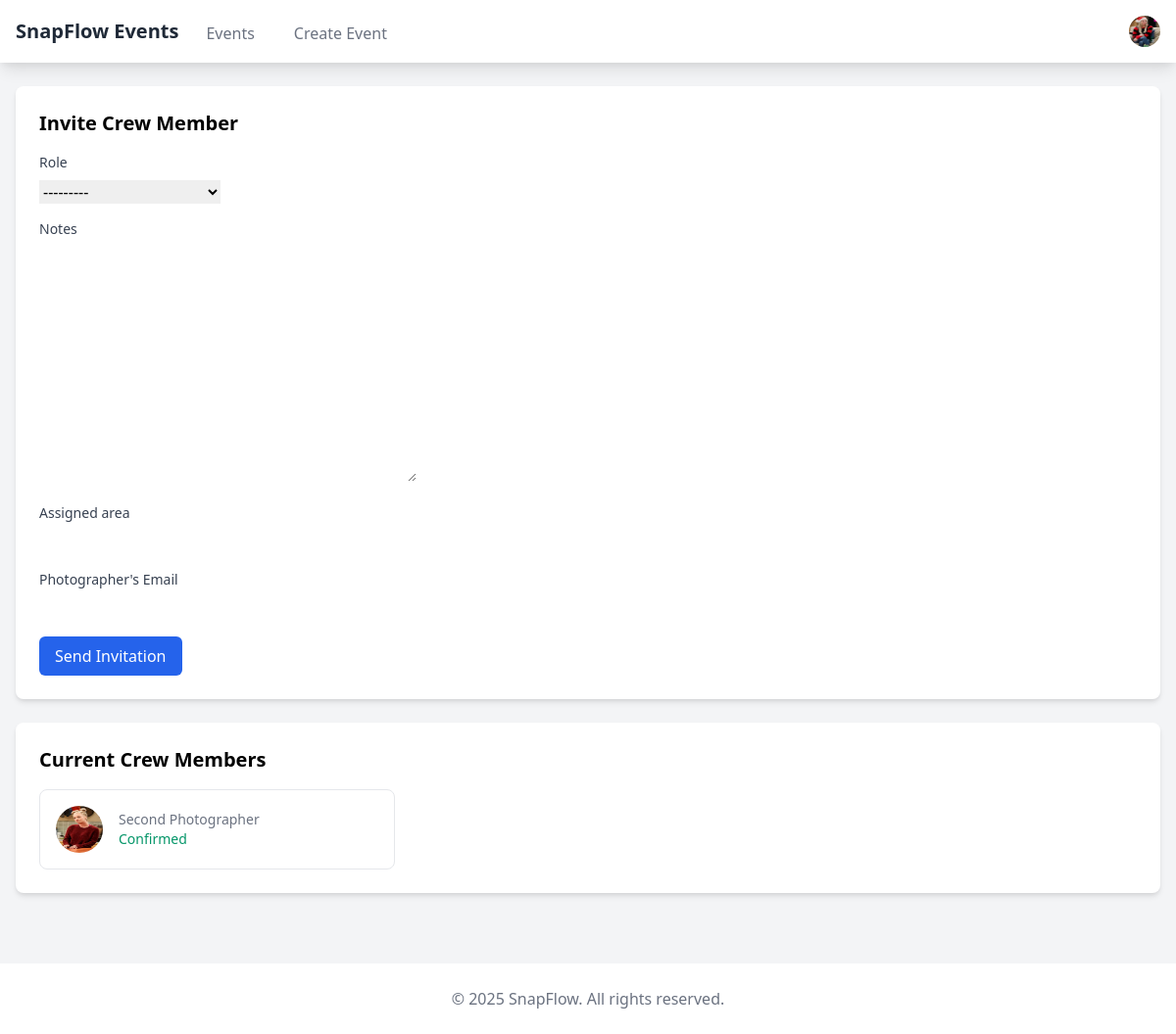
Page /events/test-event-1/crew/ (signed in) on the committed database.
### users/models.py (models this page shows, shortened)
class CustomUser(AbstractUser):
    class Roles(models.TextChoices):
        ORGANIZER = 'ORGANIZER', _('Event Organizer')
        PHOTOGRAPHER = 'PHOTOGRAPHER', _('Photographer')
        PARTICIPANT = 'PARTICIPANT', _('Event Participant')
    class ParticipantTypes(models.TextChoices):
        GUEST = 'GUEST', _('Guest')
        FAMILY = 'FAMILY', _('Family')
        FRIEND = 'FRIEND', _('Friend')
        WINNER = 'WINNER', _('Winner')
        OTHER = 'OTHER', _('Other')
    class PhotographerRoles(models.TextChoices):
        LEAD = 'LEAD', _('Lead Photographer')
        ASSISTANT = 'ASSISTANT', _('Assistant Photographer')
        SECONDARY = 'SECONDARY', _('Secondary Photographer')
    role = models.CharField(
        max_length=20,
        choices=Roles.choices,
        null=True,
        blank=False
    )
    avatar = models.ImageField(
        upload_to='user_avatars/',
        validators=[FileExtensionValidator(['jpg', 'jpeg', 'png'])],
        null=True,
        blank=True
    )
    phone_number = models.CharField(max_length=15, blank=True)
    company_name = models.CharField(max_length=100, blank=True)
    website = models.URLField(blank=True)
    portfolio_url = models.URLField(blank=True)
    photographer_role = models.CharField(
        max_length=20,
        choices=PhotographerRoles.choices,
        blank=True
    )
    watermark = models.ImageField(
        upload_to='photographer_watermarks/',
        validators=[FileExtensionValidator(['png'])],
        null=True,
        blank=True
    )
    participant_type = models.CharField(
        max_length=20,
        choices=ParticipantTypes.choices,
        blank=True
    )
    image_visibility = models.CharField(
        max_length=20,
        choices=[
            ('PUBLIC', 'Public'),
            ('PRIVATE', 'Private'),
            ('EVENT_ONLY', 'Event Only')
        ],
        default='PRIVATE'
    )
    blur_requested = models.BooleanField(default=False)
    remove_requested = models.BooleanField(default=False)
    is_verified = models.BooleanField(default=False)

### events/models.py (models this page shows, shortened)
class EventCrew(models.Model):
    class CrewRoles(models.TextChoices):
        LEAD = 'LEAD', _('Lead Photographer')
        SECOND = 'SECOND', _('Second Photographer')
        ASSISTANT = 'ASSISTANT', _('Assistant')
        VIDEOGRAPHER = 'VIDEO', _('Videographer')
        EDITOR = 'EDITOR', _('Photo Editor')
        OTHER = 'OTHER', _('Other')
    event = models.ForeignKey(Event, on_delete=models.CASCADE, related_name='crew_members')
    member = models.ForeignKey(settings.AUTH_USER_MODEL, on_delete=models.CASCADE)
    role = models.CharField(max_length=20, choices=CrewRoles.choices)
    is_confirmed = models.BooleanField(default=False)
    notes = models.TextField(blank=True)
    equipment = models.TextField(blank=True)
    assigned_area = models.CharField(max_length=100, blank=True)
    created_at = models.DateTimeField(auto_now_add=True)
    updated_at = models.DateTimeField(auto_now=True)
    class Meta:
        unique_together = ['event', 'member']

### events/views.py (the view, shortened to what this page needs)
# urls.py: path('<slug:slug>/crew/', views.CrewManagementView.as_view(), name='crew_management'),
class CrewManagementView(LoginRequiredMixin, UserPassesTestMixin, DetailView):
    model = Event
    template_name = 'events/crew_management.html'
    context_object_name = 'event'
    def test_func(self):
        return self.get_object().organizer == self.request.user
    def get_context_data(self, **kwargs):
        context = super().get_context_data(**kwargs)
        context['crew_form'] = CrewInvitationForm()
        context['crew_members'] = self.object.crew_members.all()
        return context

### events/forms.py
class CrewInvitationForm(forms.ModelForm):
    email = forms.EmailField(label=_("Photographer's Email"))
    class Meta:
        model = EventCrew
        fields = ['role', 'notes', 'assigned_area']

### templates/events/crew_management.html (shortened to what this page needs)
{% extends "events/base.html" %}
{% block content %}
<div class="space-y-6">
    <div class="bg-white rounded-lg shadow-md p-6">
        <h2 class="text-xl font-bold mb-4">Invite Crew Member</h2>
        <form method="post" class="space-y-4">
            {% for field in crew_form %}
            <div class="space-y-2">
                <label class="block text-sm font-medium text-gray-700">
                    {{ field.label }}
                </label>
                {{ field }}
            </div>
            {% endfor %}
            <button type="submit" class="bg-blue-600 text-white px-4 py-2 rounded-md hover:bg-blue-700">
                Send Invitation
            </button>
        </form>
    </div>
    <div class="bg-white rounded-lg shadow-md p-6">
        <h2 class="text-xl font-bold mb-4">Current Crew Members</h2>
        <div class="grid grid-cols-1 md:grid-cols-2 lg:grid-cols-3 gap-4">
            {% for crew in crew_members %}
            <div class="border rounded-lg p-4">
                <div class="flex items-center space-x-4">
                    <img src="{{ crew.member.avatar.url|default:'/static/default-avatar.png' }}"
                         alt="{{ crew.member.username }}"
                         class="h-12 w-12 rounded-full">
                    <div>
                        <p class="text-sm text-gray-500">{{ crew.get_role_display }}</p>
                        <p class="text-sm {% if crew.is_confirmed %}text-green-600{% else %}text-yellow-600{% endif %}">
                            {{ crew.is_confirmed|yesno:"Confirmed,Pending" }}
                        </p>
                    </div>
                </div>
            </div>
            {% empty %}
            <p class="text-gray-500">No crew members yet.</p>
            {% endfor %}
        </div>
    </div>
</div>
{% endblock %}

### templates/events/base.html (shortened to what this page needs)
<!DOCTYPE html>
<html lang="en">
<head>
    <link href="https://cdnjs.cloudflare.com/ajax/libs/tailwindcss/2.2.19/tailwind.min.css" rel="stylesheet">
    <link href="https://cdnjs.cloudflare.com/ajax/libs/font-awesome/6.0.0/css/all.min.css" rel="stylesheet">
</head>
<body class="bg-gray-100">
    <nav class="bg-white shadow-lg">
        <div class="max-w-7xl mx-auto px-4">
            <div class="flex justify-between h-16">
                <div class="flex">
                    <div class="flex-shrink-0 flex items-center">
                        <a href="{% url 'events:event_list' %}" class="text-xl font-bold text-gray-800">
                            SnapFlow Events
                        </a>
                    </div>
                    <div class="hidden md:ml-6 md:flex md:space-x-8">
                        <a href="{% url 'events:event_list' %}"
                           class="inline-flex items-center px-1 pt-1 text-gray-500 hover:text-gray-700">
                            Events
                        </a>
                        {% if user.is_authenticated %}
                            {% if user.role == 'ORGANIZER' %}
                                <a href="{% url 'events:event_create' %}"
                                   class="inline-flex items-center px-1 pt-1 text-gray-500 hover:text-gray-700">
                                    Create Event
                                </a>
                            {% endif %}
                        {% endif %}
                    </div>
                </div>
                <div class="flex items-center">
                    {% if user.is_authenticated %}
                        <div class="ml-3 relative">
                            <div>
                                <button type="button"
                                        class="flex text-sm rounded-full focus:outline-none focus:ring-2 focus:ring-offset-2 focus:ring-blue-500"
                                        id="user-menu-button">
                                    <img class="h-8 w-8 rounded-full"
                                         src="{{ user.avatar.url|default:'/static/default-avatar.png' }}"
                                         alt="{{ user.username }}">
                                </button>
                            </div>
                        </div>
                    {% else %}
                        <a href="{% url 'login' %}"
                           class="inline-flex items-center px-4 py-2 border border-transparent text-sm font-medium rounded-md text-white bg-blue-600 hover:bg-blue-700">
                            Sign in
                        </a>
                    {% endif %}
                </div>
            </div>
        </div>
    </nav>
    <main class="max-w-7xl mx-auto px-4 py-6">
        {% block content %}{% endblock %}
    </main>
    <footer class="bg-white mt-12">
        <div class="max-w-7xl mx-auto px-4 py-6">
            <div class="text-center text-gray-500">
                <p>&copy; {% now "Y" %} SnapFlow. All rights reserved.</p>
            </div>
        </div>
    </footer>
</body>
</html>

### rows in the picture
CustomUser: avatar (picture)
EventCrew: member.avatar (picture), role "Second Photographer", is_confirmed "Confirmed"

### other values in the picture
{{ field.label }} "Role" "Notes" "Assigned area" "Photographer's Email"
